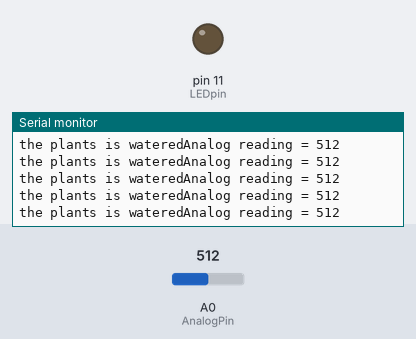
This sketch was run on a simulated Arduino Uno, built with avr-gcc and run on an emulated ATmega328P. Shown: output pins drawn as LEDs (lit = HIGH), the last lines printed to the serial monitor. Inputs (shaded band) come from the test bench; at power-on: A0 (AnalogPin) = 512.

Above: at 1.2 s.
1.3 s: A0 (AnalogPin) set to 211
At 1.34 s:
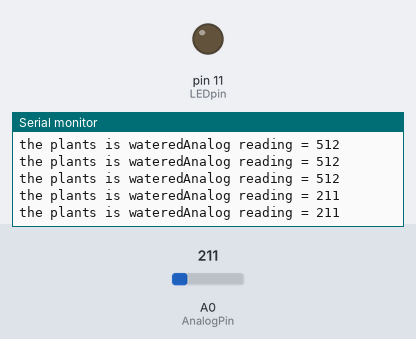
4.3 s: A0 (AnalogPin) set to 190
At 4.9 s:
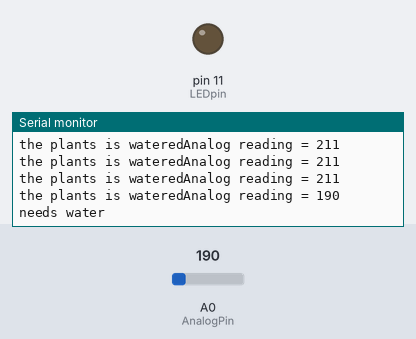
Timing chart, 0 to 7.3 s (numbered marks = the images above; inputs shaded):
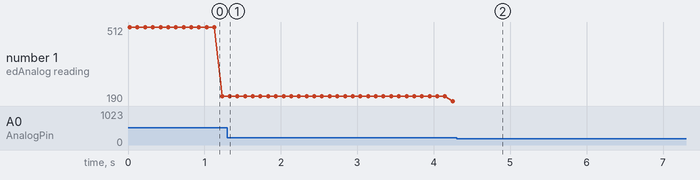

Measured:
- the behaviour switches between 200 and 199 on A0 (AnalogPin) (found by bisection; images 1 and 2)
- after the input at 1.3 s, the serial monitor: prints a new line at once (image 1)
- after the input at 4.3 s, the serial monitor: prints a new line after 0.05 s (image 2)
- plotted number 1: 211 → 190 after the input at 1.3 s

The sketch:

hygrometer.ino
```cpp
int AnalogPin = 0;
int LEDpin = 11;
int Reading;
void setup(void)
{
  Serial.begin(9600);   // We'll send debugging information via the Serial monitor
  pinMode(LEDpin, OUTPUT);
}

void loop(void) {
  Reading = analogRead(AnalogPin);
  Serial.print("Analog reading = ");
  Serial.println(Reading);
if(Reading<200)
Serial.print("needs water"), //connect your motor pins and turn on the motor
delay(50000);
else
Serial.print("the plants is watered");
delay(100);
}
```
